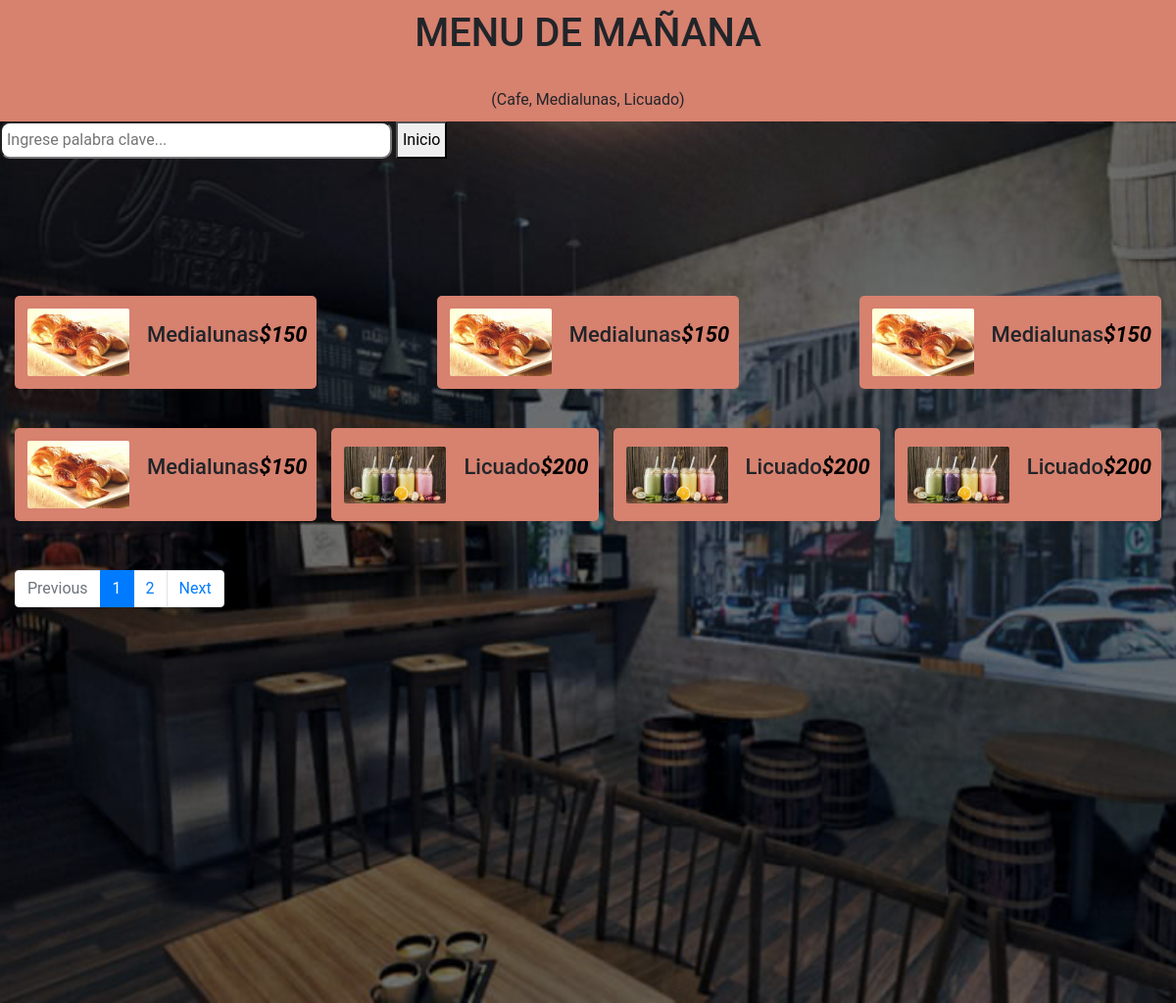
Screenshot of /Menu-Mañana/Menu Mañana.php?pagina=1 with the database file from the repository.
### Menu-Mañana/Menu Mañana.php (the view, shortened to what this page needs)
<?php
  $conexion = new connection();
  $db = $conexion->conectar();
  $iniciar = ($_GET['pagina']-1)*8;
  if(empty($_COOKIE['cookiebusqueda'])||$_COOKIE['cookiebusqueda']<=0){
    if($_GET['pagina']){
      if($_GET['pagina']<=0){
        header("Location: http://localhost/MiBar/Menu-Ma%C3%B1ana/Menu%20Ma%C3%B1ana.php?pagina=1");
      }else{
        $q = "SELECT * FROM menumañana WHERE turno='Mañana' LIMIT $iniciar,7";
      }
    }
  }
  $consulta = $db->query($q);
  $total_articulos_db = $consulta->num_rows;
  $paginas = $total_articulos_db/4;
  $paginas = ceil($paginas);
?>
<!DOCTYPE html>
<html lang="en">
  <head>
    <link rel="stylesheet" href="style.css">
    <link rel="stylesheet" href="https://cdn.jsdelivr.net/npm/bootstrap@4.1.3/dist/css/bootstrap.min.css">
    <link rel="stylesheet" href="https://stackpath.bootstrapcdn.com/bootstrap/4.3.1/css/bootstrap.min.css">
  </head>
  <body>
    <div class="titulo"><h1>MENU DE MAÑANA</h1><br>(Cafe, Medialunas, Licuado)</div>
    <div class="img">
      <input type="text" name="buscar" value="" placeholder="Ingrese palabra clave..." onchange="busqueda(this.value)">
      <button><a href="../index.php">Inicio</a></button>
      <div class="main">
        <div class="menus">
          <?php
            while ($menumañana = $consulta->fetch_array(MYSQLI_BOTH)){
              echo '
                <div class="single-menu">
                  <img src="http://localhost/MiBar/Uploads/'.$menumañana['imagen'].'" alt="">
                  <div class="menu-content">
                    <h5>'.$menumañana['nombre'].'<span>$'.$menumañana['precio'].'</span></h5>
                  </div>
                </div>
              ';
            }
          ?>
        </div>
        <nav aria-label="Page navigation example">
          <ul class="pagination">
              <li class="page-item <?php echo $_GET['pagina']<=1? 'disabled' : '' ?>">
                  <a class="page-link" href="Menu Mañana.php?pagina=<?php echo $_GET['pagina']-1 ?>">
                      Previous
                  </a>
              </li>
              <?php for ($i=0; $i<$paginas; $i++): ?>
              <li class="page-item <?php echo $_GET['pagina']==$i+1 ? 'active' : '' ?>">
                  <a class="page-link" href="Menu Mañana.php?pagina=<?php echo $i+1 ?>">
                      <?php echo $i+1 ?>
                  </a>
              </li>
              <?php endfor ?>
              <li class="page-item <?php echo $_GET['pagina']>=$paginas? 'disabled' : '' ?>">
                  <a class="page-link" href="Menu Mañana.php?pagina=<?php echo $_GET['pagina']+1 ?>">
                      Next
                  </a>
              </li>
          </ul>
        </nav>
      </div>
    </div>
  </body>
</html>

### Menu-Mañana/style.css (style rules this page uses)
* { margin: 0; font-family: 'Roboto', sans-serif; }
body { font-family: "Poppins", sans-serif; font-size: 16px; line-height: 22px; color: #222; }
.titulo { background: #d7816F; text-align: center; padding: 10px; }
.img { background-image: linear-gradient( 0deg, rgba(0, 0, 0, 0.5), rgba(0, 0, 0, 0.5) ) ,url(./fondo-menu.jpg); background-repeat: no-repeat; background-size: cover; background-position: center center; position: absolute; height: 900px; width: 100%; }
button { border-radius: 5px; padding: 5px; }
button a { text-decoration: none; color: black; }
nav a { color: white; text-decoration: none; margin-top: 50px; }
input { border-radius: 10px; margin-top: 20px; margin-left: 1400px; padding: 5px; width: 400px; }
.main { width: 1170px; margin: 100px auto; }
.menus { display: flex; justify-content: space-between; flex-wrap: wrap; }
.single-menu { display: flex; align-items: center; margin-top: 40px; padding: 10px; border-radius: 5px; background-color: #d7816F; }
.single-menu img { border-radius: 5px; max-width: 110px; padding: 3px; margin-right: 15px; }
.single-menu .menu-content h5 { font-size: 22px; font-weight: 500; padding-bottom: 5px; margin-bottom: 10px; }
.single-menu .menu-content h5 span { color: black; float: right; font-weight: 600; font-style: italic; }

### rows the page displays
menumañana: imagen (picture), nombre "Medialunas", precio "150"
menumañana: imagen (picture), nombre "Medialunas", precio "150"
menumañana: imagen (picture), nombre "Medialunas", precio "150"
menumañana: imagen (picture), nombre "Medialunas", precio "150"
menumañana: imagen (picture), nombre "Licuado", precio "200"
menumañana: imagen (picture), nombre "Licuado", precio "200"
menumañana: imagen (picture), nombre "Licuado", precio "200"
